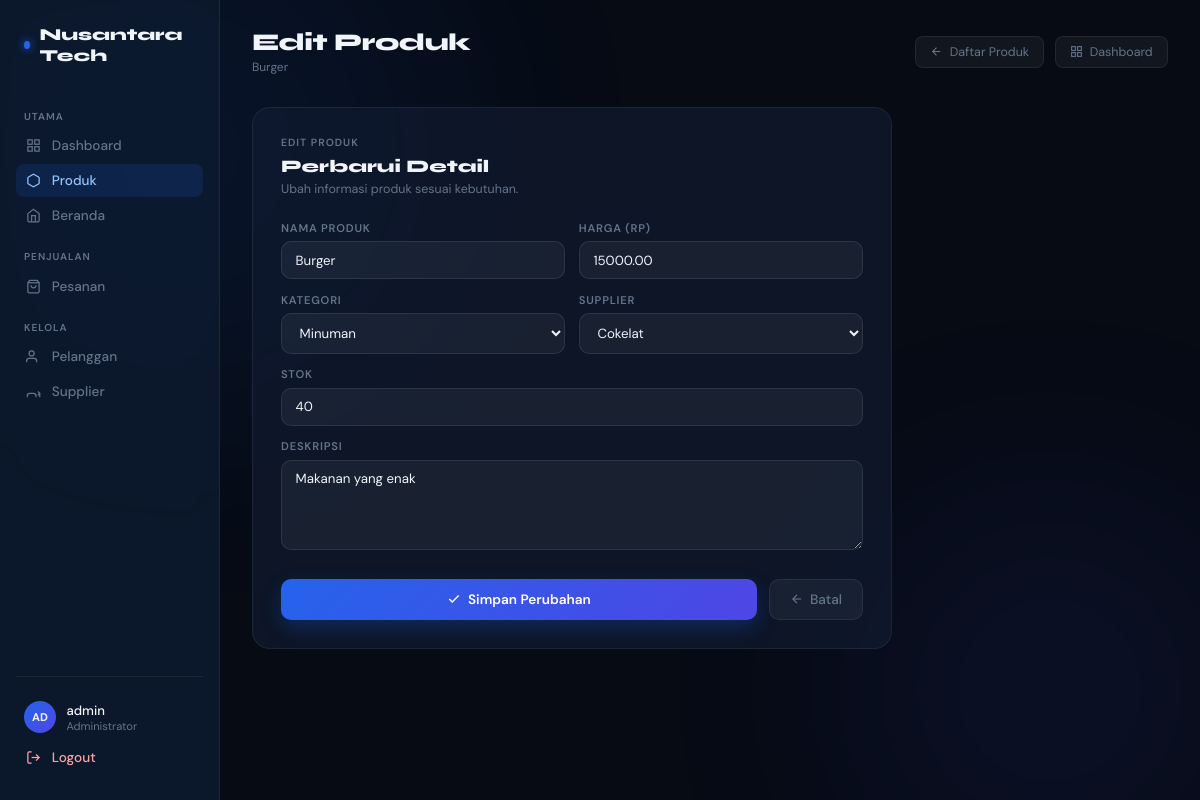
Before: /produk/4/edit/ (signed in) with the older database file.
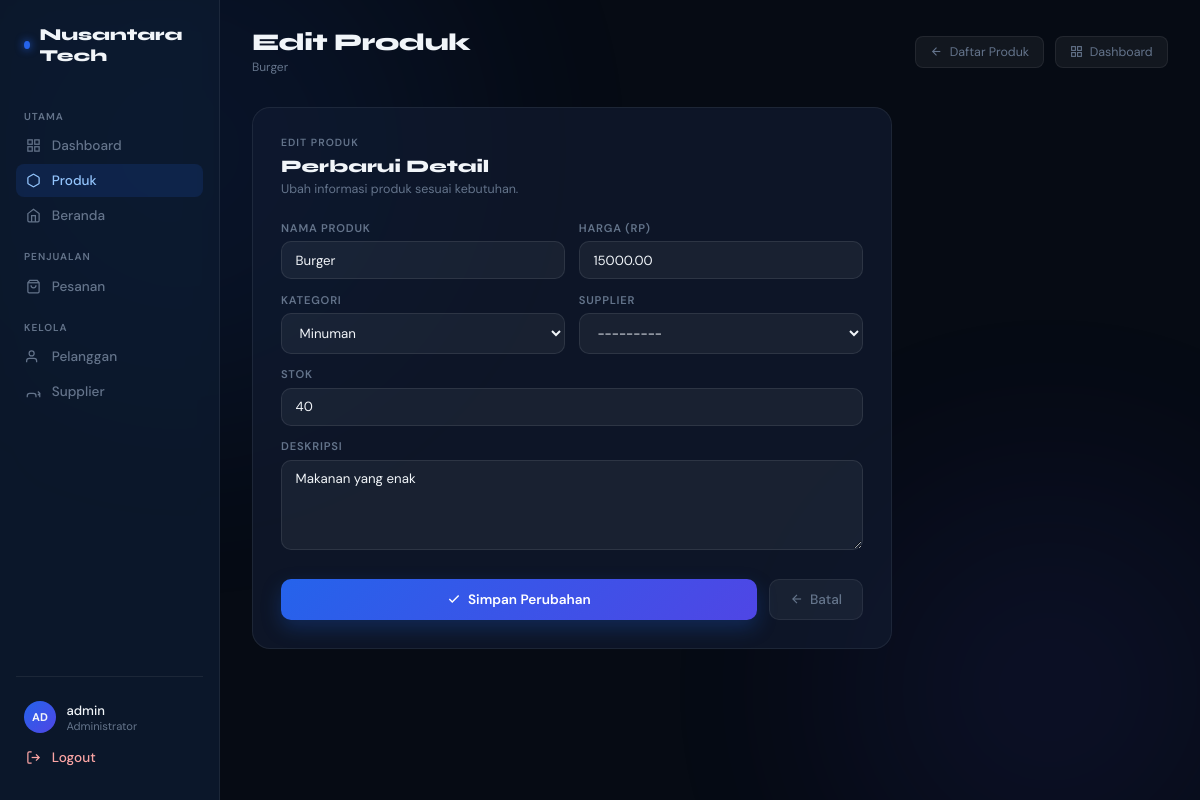
After: the same page with the newer database file.
### appku/models.py (models this page shows, shortened)
class Produk(models.Model):
    id = models.BigAutoField(primary_key=True)
    nama = models.CharField(max_length=100)
    harga = models.DecimalField(max_digits=10, decimal_places=2, default=0)
    kategori = models.ForeignKey(
        Kategori,
        on_delete=models.SET_NULL,
        null=True,
        blank=True,
        related_name="produks",
    )
    supplier = models.ForeignKey(
        Supplier,
        on_delete=models.SET_NULL,
        null=True,
        blank=True,
        related_name="produks",
    )
    stok = models.PositiveIntegerField(default=0)  # 🔥 tidak bisa minus
    deskripsi = models.TextField(blank=True, default="")
    created_at = models.DateTimeField(auto_now_add=True)
    updated_at = models.DateTimeField(auto_now=True)

### appku/views.py (the view)
# urls.py: path("produk/<int:pk>/edit/", views.produk_edit, name="produk_edit"),
@login_required
def produk_edit(request, pk):
    produk = get_object_or_404(Produk, pk=pk)
    if request.method == "POST":
        form = ProdukForm(request.POST, instance=produk)
        if form.is_valid():
            form.save()
            messages.success(request, "Produk berhasil diperbarui.")
            return redirect("produk_list")
    else:
        form = ProdukForm(instance=produk)
    return render(request, "appku/produk_edit.html", {"form": form, "produk": produk})

### appku/forms.py
class ProdukForm(forms.ModelForm):
    class Meta:
        model = Produk
        fields = ["nama", "harga", "kategori", "supplier", "stok", "deskripsi"]
        widgets = {
            "nama": forms.TextInput(
                attrs={"class": "form-control", "placeholder": "Nama produk"}
            ),
            "harga": forms.NumberInput(
                attrs={"class": "form-control", "placeholder": "Harga"}
            ),
            "kategori": forms.Select(attrs={"class": "form-control"}),
            "supplier": forms.Select(attrs={"class": "form-control"}),
            "stok": forms.NumberInput(
                attrs={"class": "form-control", "placeholder": "Stok"}
            ),
            "deskripsi": forms.Textarea(
                attrs={"class": "form-control", "rows": 3, "placeholder": "Deskripsi"}
            ),
        }

### appku/models.py (called while the page is built)
    def __str__(self):
        return self.nama

    def __str__(self):
        return self.nama

### appku/templates/appku/produk_edit.html (shortened to what the changed rows need)
{% extends 'appku/base.html' %}
{% load static %}
{% block content %}
<div class="dashboard-wrap">
  <main class="main-content">
    <div class="topbar">
      <div>
        <div class="topbar-title">Edit Produk</div>
        <div class="topbar-sub">{{ produk.nama }}</div>
      </div>
    </div>
    <div class="form-wrap">
      <div class="panel">
        <form method="post">
          <div class="field-group">
            <div class="field-wrap">
              <label class="field-label" for="{{ form.nama.id_for_label }}">Nama Produk</label>
              {{ form.nama }}
            </div>
            <div class="field-wrap">
              <label class="field-label" for="{{ form.harga.id_for_label }}">Harga (Rp)</label>
              {{ form.harga }}
            </div>
          </div>
          <div class="field-group">
            <div class="field-wrap">
              <label class="field-label" for="{{ form.kategori.id_for_label }}">Kategori</label>
              {{ form.kategori }}
            </div>
            <div class="field-wrap">
              <label class="field-label" for="{{ form.supplier.id_for_label }}">Supplier</label>
              {{ form.supplier }}
            </div>
          </div>
          <div class="field-wrap">
            <label class="field-label" for="{{ form.stok.id_for_label }}">Stok</label>
            {{ form.stok }}
          </div>
          {% if form.deskripsi %}
          <div class="field-wrap">
            <label class="field-label" for="{{ form.deskripsi.id_for_label }}">Deskripsi</label>
            {{ form.deskripsi }}
          </div>
          {% endif %}
        </form>
      </div>
    </div>
  </main>
</div>
{% endblock %}

Changed rows visible on the page:
changed Produk "Burger": supplier "Cokelat" → "---------"
